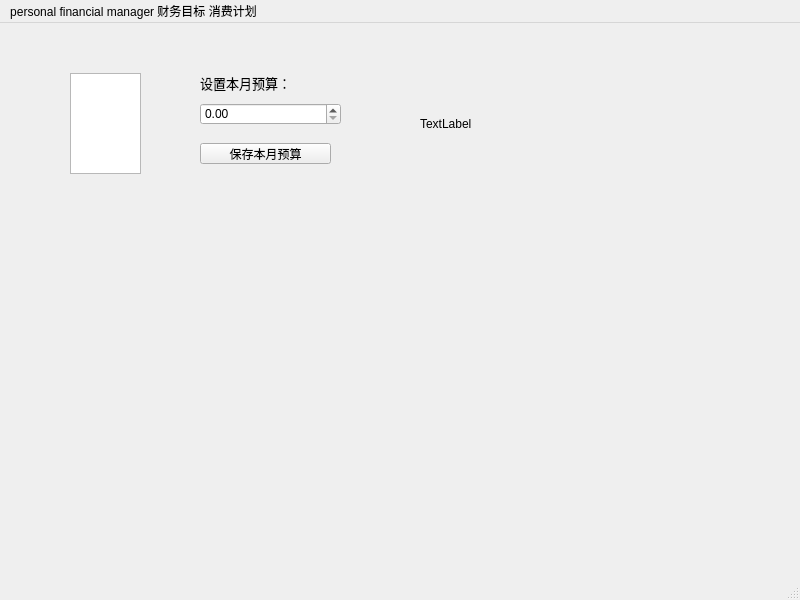
<?xml version="1.0" encoding="UTF-8"?>
<ui version="4.0">
 <class>outgoalsWindow</class>
 <widget class="QMainWindow" name="outgoalsWindow">
  <property name="geometry">
   <rect>
    <x>0</x>
    <y>0</y>
    <width>800</width>
    <height>600</height>
   </rect>
  </property>
  <property name="windowTitle">
   <string>MainWindow</string>
  </property>
  <widget class="QWidget" name="centralwidget">
   <widget class="QListView" name="accountListView">
    <property name="geometry">
     <rect>
      <x>70</x>
      <y>50</y>
      <width>71</width>
      <height>101</height>
     </rect>
    </property>
   </widget>
   <widget class="QPushButton" name="saveBudgetButton">
    <property name="geometry">
     <rect>
      <x>200</x>
      <y>120</y>
      <width>131</width>
      <height>21</height>
     </rect>
    </property>
    <property name="text">
     <string>保存本月预算</string>
    </property>
   </widget>
   <widget class="QChartView" name="budgetChartView" native="true">
    <property name="geometry">
     <rect>
      <x>70</x>
      <y>180</y>
      <width>331</width>
      <height>281</height>
     </rect>
    </property>
   </widget>
   <widget class="QLabel" name="budgetComparisonLabel">
    <property name="geometry">
     <rect>
      <x>420</x>
      <y>50</y>
      <width>221</width>
      <height>101</height>
     </rect>
    </property>
    <property name="text">
     <string>TextLabel</string>
    </property>
   </widget>
   <widget class="QLabel" name="label_2">
    <property name="geometry">
     <rect>
      <x>200</x>
      <y>50</y>
      <width>161</width>
      <height>20</height>
     </rect>
    </property>
    <property name="text">
     <string>&lt;html&gt;&lt;head/&gt;&lt;body&gt;&lt;p&gt;&lt;span style=&quot; font-size:10pt;&quot;&gt;设置本月预算：&lt;/span&gt;&lt;/p&gt;&lt;/body&gt;&lt;/html&gt;</string>
    </property>
   </widget>
   <widget class="QDoubleSpinBox" name="amountbox">
    <property name="geometry">
     <rect>
      <x>200</x>
      <y>80</y>
      <width>141</width>
      <height>22</height>
     </rect>
    </property>
   </widget>
  </widget>
  <widget class="QMenuBar" name="menubar">
   <property name="geometry">
    <rect>
     <x>0</x>
     <y>0</y>
     <width>800</width>
     <height>17</height>
    </rect>
   </property>
   <widget class="QMenu" name="menupersonal_financial_manager">
    <property name="title">
     <string>personal financial manager 财务目标 消费计划</string>
    </property>
   </widget>
   <addaction name="menupersonal_financial_manager"/>
  </widget>
  <widget class="QStatusBar" name="statusbar"/>
 </widget>
 <customwidgets>
  <customwidget>
   <class>QChartView</class>
   <extends>QWidget</extends>
   <header location="global">QtCharts/QChartView</header>
   <container>1</container>
  </customwidget>
 </customwidgets>
 <resources/>
 <connections/>
</ui>
